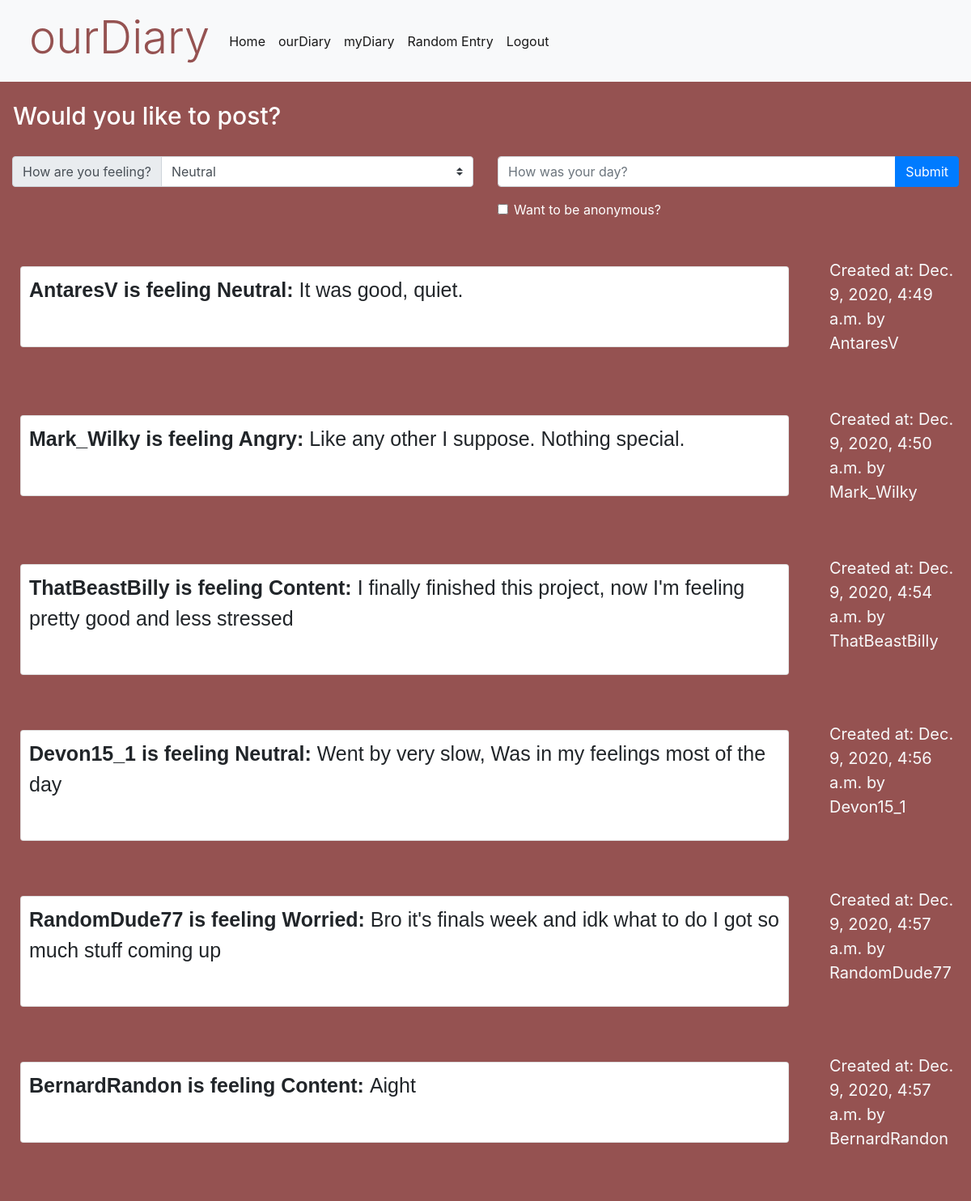
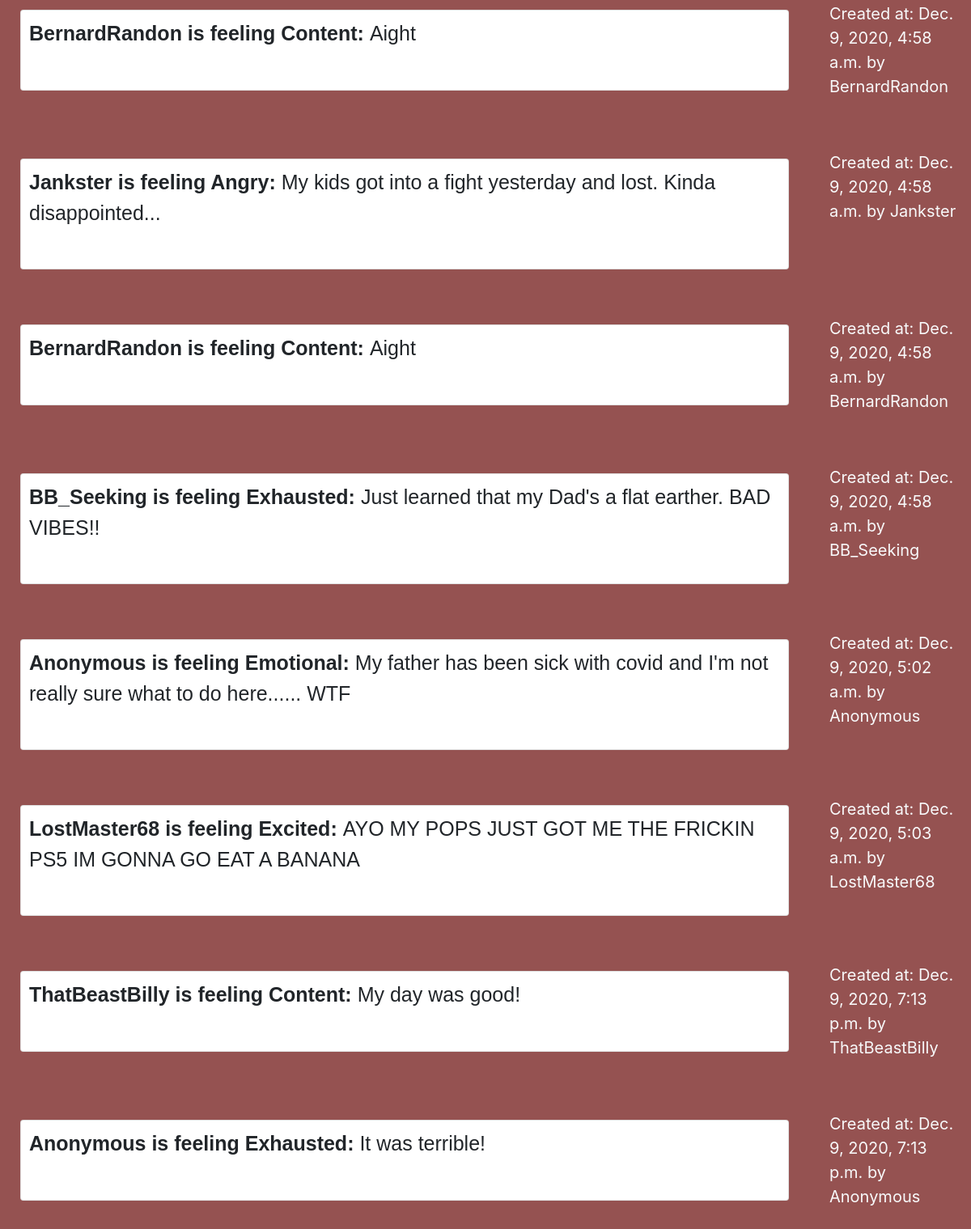
/diary/ (signed in), run on the app's committed database (2 pictures, top to bottom).
### accounts/models.py (models this page shows)
class Info(models.Model):
    task = models.TextField()
    created_at = models.DateTimeField(auto_now_add=True)
    finished = models.BooleanField(default=False)
    username = models.CharField(max_length=50, default='User')
    emotion = models.CharField(max_length=50, default='Neutral')
    anon = models.BooleanField(default=False)

### accounts/views.py (the view)
# urls.py: path('diary/', views.diary, name="diary"),
@login_required(login_url='register')
def diary(request):
    entries = Info.objects.all()
    if request.method == "POST":
        entry = InfoForm(request.POST or None)
        entries = Info.objects.all()
        count = Info.objects.all().count()
        value = random.randint(0, count)
        if entry.is_valid():
            entry.save()
        time.sleep(2)
        context = {'entries': entries}
        return render(request, 'myDiary/diary.html', {'entries': entries})
    else:
        context = {'entries': entries}
        return render(request, 'myDiary/diary.html', {'entries': entries})

### templates/myDiary/diary.html (shortened to what this page needs)
        {% extends 'accounts/../myDiary/base.html' %}
        {% block body %}
        <br>
        <div class="container-fluid">
        <h2 id="subtext">Would you like to post?</h2>
        <br>
        <form action = "" method = "post" enctype="multipart/form-data">
            <div class="row">
                <div class = col-md-6>
                    <div class="input-group mb-3">
                        <div class="input-group-prepend">
                            <label class="input-group-text" for="inputGroupSelect01">How are you feeling?</label>
                        </div>
                        <select class="custom-select" id="inputGroupSelect01" name="emotion">
                            <option selected>Neutral</option>
                        </select>
                    </div>
                </div>
                <div class = col-md-6>
                    <div class="input-group mb-3" style="padding:0px;">
                        <input type="text" name="task" class="form-control" placeholder="How was your day?" aria-label="How was your day?" aria-describedby="button-addon2">
                        <div class="input-group-append">
                            <input type ="submit" name="add" class="btn btn-primary" id="button-addon2"  value = "Submit">
                        </div>
                    </div>
                    <div class="form-check">
                        <input type="checkbox" class="form-check-input" id="exampleCheck1" name="anon">
                        <label class="form-check-label" for="exampleCheck1" style="color: white;">Want to be anonymous?</label>
                    </div>
                </div>
            </div>
        </form>
        <br>
        <br>
        {% for entry in entries %}
            {% if entry.anon %}
                    <div class="row">
                        <div class ="col-md-10">
                            <div class="card" style ="padding: 10px; background-color: white; margin:10px; border-radius:.25rem;">
                                <p class="event"><b>Anonymous is feeling {{ entry.emotion }}:</b>    {{ entry.task }}</p>
                                <br>
                            </div>
                        </div>
                        <div class ="col-md-2">
                            <p class="text-light" style="padding-left: 10px; font-size:20px;"> Created at: {{ entry.created_at }} by Anonymous </p>
                        </div>
                    </div>
                    <br>
                    <br>
            {% else %}
                    <div class="row">
                        <div class ="col-md-10">
                            <div class="card" style ="padding: 10px; background-color: white; margin:10px; border-radius:.25rem;">
                                <p class="event"><b>{{ entry.username }} is feeling {{ entry.emotion }}: </b>{{ entry.task }}</p>
                                <br>
                            </div>
                        </div>
                        <div class ="col-md-2">
                            <p class="text-light" style="padding-left: 10px; font-size:20px;"> Created at: {{ entry.created_at }} by {{ entry.username }} </p>
                        </div>
                    </div>
                    <br>
                    <br>
            {% endif %}
            {% endfor %}
        </div>
        {% endblock %}

### static/css/styles.css (style rules this page uses)
body { background-color: RGB(149, 82, 81); }
h2 { color: white; font-size: 30px; padding-left: 1px; }
.event { font-family: sans-serif; font-size:25px; }

### data on the page
Info: username "AntaresV", emotion "Neutral", task "It was good, quiet.", created_at "Dec. 9, 2020, 4:49 a.m."
Info: username "Mark_Wilky", emotion "Angry", task "Like any other I suppose. Nothing special.", created_at "Dec. 9, 2020, 4:50 a.m."
Info: username "ThatBeastBilly", emotion "Content", task "I finally finished this project, now I'm feeling pretty good and less stressed", created_at "Dec. 9, 2020, 4:54 a.m."
Info: username "Devon15_1", emotion "Neutral", task "Went by very slow, Was in my feelings most of the day", created_at "Dec. 9, 2020, 4:56 a.m."
Info: username "RandomDude77", emotion "Worried", task "Bro it's finals week and idk what to do I got so much stuff coming up", created_at "Dec. 9, 2020, 4:57 a.m."
Info: username "BernardRandon", emotion "Content", task "Aight", created_at "Dec. 9, 2020, 4:57 a.m."
Info: username "BernardRandon", emotion "Content", task "Aight", created_at "Dec. 9, 2020, 4:58 a.m."
Info: username "Jankster", emotion "Angry", task "My kids got into a fight yesterday and lost. Kinda disappointed...", created_at "Dec. 9, 2020, 4:58 a.m."
Info: username "BernardRandon", emotion "Content", task "Aight", created_at "Dec. 9, 2020, 4:58 a.m."
Info: username "BB_Seeking", emotion "Exhausted", task "Just learned that my Dad's a flat earther. BAD VIBES!!", created_at "Dec. 9, 2020, 4:58 a.m."
Info: emotion "Emotional", task "My father has been sick with covid and I'm not really sure what to do here...... WTF", created_at "Dec. 9, 2020, 5:02 a.m."
Info: username "LostMaster68", emotion "Excited", task "AYO MY POPS JUST GOT ME THE FRICKIN PS5 IM GONNA GO EAT A BANANA", created_at "Dec. 9, 2020, 5:03 a.m."
Info: username "ThatBeastBilly", emotion "Content", task "My day was good!", created_at "Dec. 9, 2020, 7:13 p.m."
Info: emotion "Exhausted", task "It was terrible!", created_at "Dec. 9, 2020, 7:13 p.m."
